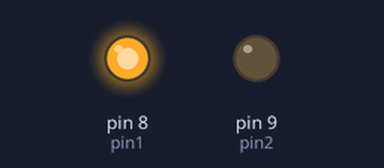
The sketch below on a simulated Arduino Uno, built with avr-gcc and run on an emulated ATmega328P. On the bench: output pins drawn as LEDs (lit = HIGH).

Above: at 12.5 s.
At 29.5 s:
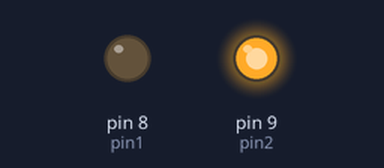
Timing chart, 0 to 44.2 s (numbered marks = the images above):
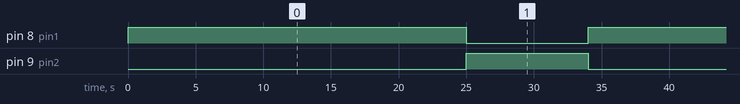

The sketch:

sketch_mar19a.ino
```cpp
 int pin1=8;
int pin2=9;

void setup() {
  // put your setup code here, to run once:
 pinMode(pin1,OUTPUT);
 pinMode(pin2,OUTPUT);
  digitalWrite(pin1,LOW);
  digitalWrite(pin2,LOW);
}

void loop() {
  // put your main code here, to run repeatedly:

    digitalWrite(pin1,HIGH);
    delay(25000);
    digitalWrite(pin1,LOW);
    digitalWrite(pin2,HIGH);
    delay(9000);
    digitalWrite(pin2,LOW);

}
```

Measured:
- by itself, pin 8 (pin1): alternates HIGH for 25.0 s and LOW for 9.0 s
- by itself, pin 9 (pin2): alternates HIGH for 9.0 s and LOW for 25.0 s
- by itself, everything shown: repeats every 34.0 s, in 3 steps
